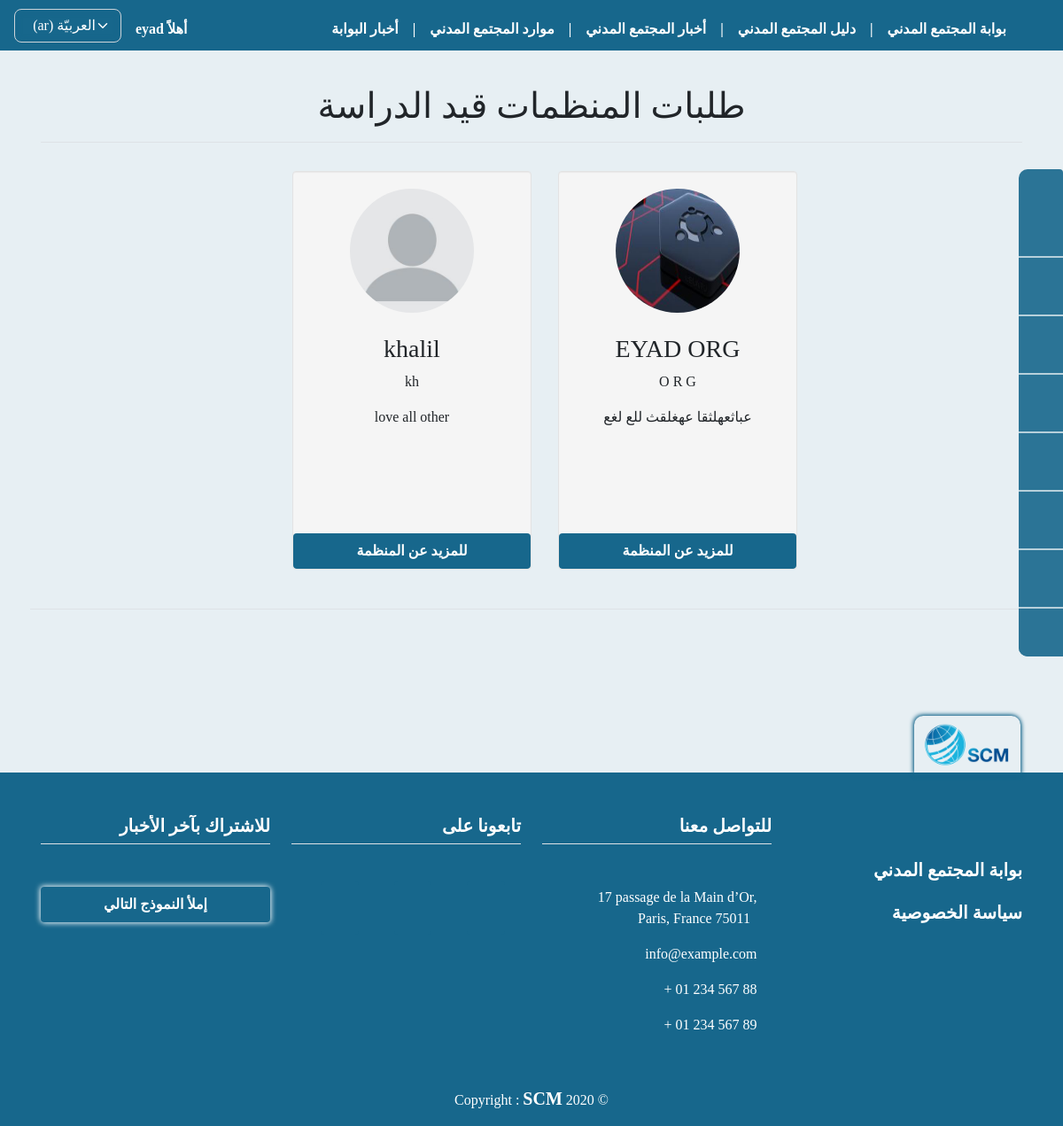
Screenshot of /orgs_orders_etude/ (signed in) with the database file from the repository.
### orgs/models.py (models this page shows, shortened)
class OrgProfile(models.Model):
    user = models.ForeignKey(
        User, on_delete=models.CASCADE, null=True, blank=True, verbose_name=_("اسم المستخدم"))
    name = models.CharField(max_length=255, null=False,
                            verbose_name=_("اسم المنظمة"))
    name_en_ku = models.CharField(max_length=255, null=True, blank=True,
                                  verbose_name=_("اسم المنظمة باللغة الانكليزية أو الكردية"))
    short_cut = models.CharField(
        max_length=255, null=True, blank=True, verbose_name=_("الاسم المختصر"))
    org_type = models.CharField(
        max_length=150, null=False, choices=MyChoices.type_CHOICES, verbose_name=_("نوع المنظمة"))
    position_work = CountryField(
        max_length=255, null=False, verbose_name=_("مكان العمل"))
    city_work = models.ForeignKey(
        City, on_delete=models.SET_NULL, null=True, blank=True, verbose_name=_("المحافظة"))
    logo = models.ImageField(upload_to="org_logos",
                             null=False, default='org_logos/default_logo.jpg', verbose_name=_("شعار المنظمة"))
    message = models.TextField(
        max_length=2000, null=False, verbose_name=_("الرؤية و الرسالة"))
    name_managing_director = models.CharField(
        max_length=255, null=True, blank=True, verbose_name=_("اسم رئيس مجلس اﻹدارة"))
    name_ceo = models.CharField(
        max_length=255, null=True, blank=True, verbose_name=_('اسم المدير التنفيذي'))
    site_web = models.URLField(
        max_length=255, null=True, blank=True, verbose_name=_('الموقع الالكتروني'))
    facebook = models.URLField(
        max_length=255, null=True, blank=True, verbose_name=_('صفحة فيسبوك'))
    twitter = models.URLField(
        max_length=255, null=True, blank=True, verbose_name=_('صفحة تويتر'))
    email = models.EmailField(max_length=255, null=True,
                              blank=True, verbose_name=_('البريد الاكتروني'))
    phone = models.CharField(max_length=100, null=True,
                             blank=True, verbose_name=_('رقم الهاتف'))
    name_person_contact = models.CharField(
        max_length=255, null=True, blank=True, verbose_name=_('اسم الشخص المسؤول عن التواصل'))
    email_person_contact = models.EmailField(
        max_length=255, null=True, blank=True, verbose_name=_('البريد الاكتروني للشخص المسؤول عن التواصل'))
    org_adress = models.CharField(
        max_length=255, null=False, verbose_name=_('عنوان المقر الرئيسي'))
    work_domain = models.CharField(
        max_length=255, choices=MyChoices.domain_CHOICES, null=False, verbose_name=_('مجال العمل'))
    target_cat = models.CharField(
        max_length=255, null=False, choices=MyChoices.target_CHOICES, verbose_name=_('الفئات المستهدفة'))
    date_of_establishment = models.CharField(
        max_length=150, null=True, blank=True, verbose_name=_('تاريخ سنة التأسيس'))
    is_org_registered = models.CharField(
        max_length=100, null=False, choices=MyChoices.bool_CHOICES, verbose_name=_('هل المنظمة مسجلة ؟'))
    org_registered_country = CountryField(
        max_length=255, null=True, blank=True, verbose_name=_("بلد التسجيل"))
    org_members_count = models.PositiveIntegerField(
        validators=[MinValueValidator(1)], null=True, blank=True, verbose_name=_('عدد اﻷعضاء'))
    org_members_womans_count = models.PositiveIntegerField(
        validators=[MinValueValidator(1)], null=True, blank=True, verbose_name=_('عدد النساء من اﻷعضاء'))
    w_polic_regulations = models.CharField(
        max_length=200, null=False, choices=MyChoices.polic_CHOICES, verbose_name=_('السياسات واللوائح المكتوبة'))
    org_member_with = models.CharField(max_length=100, null=True, blank=True, choices=MyChoices.bool_CHOICES, verbose_name=_(
        'ھل المؤسسة عضو في اي شبكة او تحالف او جسم تنسیقي؟'))
    coalition_name = models.CharField(
        max_length=255, null=True, blank=True, verbose_name=_('اسم الشبكة / التحالف'))
    publish = models.BooleanField(default=False)
    created_at = models.DateTimeField(auto_now_add=True)
    published_at = models.DateTimeField(blank=True, null=True, default=None)
    updated_at = models.DateTimeField(blank=True, null=True, default=None)

### orgs/views.py (the view)
# urls.py: path('orgs_orders_etude/', views.orgs_orders_etude, name='orgs_orders_etude'),
@login_required(login_url='signe_in')
def orgs_orders_etude(request):
    orgs = OrgProfile.objects.filter(publish=False)
    myFilter = OrgsFilter(request.GET, queryset=orgs)
    orgs = myFilter.qs
    paginator = Paginator(orgs, 12)
    page = request.GET.get('page')
    try:
        orgs = paginator.get_page(page)
    except(EmptyPage, InvalidPage):
        orgs = paginator.page(paginator.num_pages)
    context = {
        'orgs': orgs,
        'myFilter': myFilter,
    }
    return render(request, 'profiles/orgs_orders_etude.html', context)

### templates/profiles/orgs_orders_etude.html (shortened to what this page needs)
{% extends 'base.html' %}
{% load static i18n phonenumber_filters %}
{% block content%}
{% if request.user.is_authenticated and request.user.is_superuser %}
{% if orgs %}
<h1 class="pt-5 mt-5 text-center border-bottom pb-3">{% trans 'طلبات المنظمات قيد الدراسة' %}</h1>
<div class="row justify-content-center pt-4">
    <br>
    <br>
    {% for org in orgs %}
    <div class="span3 well">
        <center>
            <a href="{% url 'particip_detail' org.id %}">
                <img src="{{ org.logo.url }}" name="{{ org.name_en_ku }}" title="{{ org.name_en_ku }}" width="140"
                    height="140" class="img-circle"></a>
            <h3 class="mt-4">{{ org.name }}</h3>
            <p>{{ org.short_cut }}</p>
            <p>{{ org.message|truncatechars:80 }}</p>
            <p>
                <a href="{% url 'particip_detail' org.id %}" class="btn btn-block">
                    {% trans 'للمزيد عن المنظمة' %} </a>
            </p>
        </center>
    </div>
    {% endfor %}
    <div class="pagination row border-top mt-4 pt-4" dir="ltr">
    </div>
</div>
{% else %}
<h3> {% trans 'حالياً لا يوجد منظمات مسجله او للموافقة عليها' %} </h3>
{% endif %}
{% endif %}
{% endblock %}

### templates/combonents/main-navbar.html (shortened to what this page needs)
{% load static i18n %}
{% get_current_language as LANGUAGE_CODE %}
<nav
    class="navbar fixed-top navbar-expand-xl pt-lg-0 pb-lg-0    navbar-dark {% if not request.resolver_match.url_name == 'home' %} nav-bg {% endif %} ">
    <div class="container-fluid">
        <div class="collapse navbar-collapse" id="navbarSupportedContent">
            <ul class="navbar-nav mb-2 mb-lg-0">
                <li class="nav-item">
                    <a class="nav-link "
                        aria-current="page" href="{% url 'home' %}"> {% trans 'بوابة المجتمع المدني' %} </a>
                </li>
                <li class="nav-item d-none d-lg-block">
                    <a class="nav-link disabled" href="#" tabindex="-1" aria-disabled="true">|</a>
                </li>
                <li class="nav-item">
                    <a class="nav-link {% if request.resolver_match.url_name == 'guide' %} active {% endif %}"
                        aria-current="page" href="{% url 'guide' %}"> {% trans 'دليل المجتمع المدني' %} </a>
                </li>
                <li class="nav-item d-none d-lg-block">
                    <a class="nav-link disabled" href="#" tabindex="-1" aria-disabled="true">|</a>
                </li>
                <li class="nav-item dropdown li-news-dropdown-menu d-none d-lg-block">
                    <a class="nav-link {% if request.resolver_match.url_name == 'news' %} active {% endif %}"
                        href="{% url 'news' %}">
                        {% trans 'أخبار المجتمع المدني' %}
                    </a>
                </li>
                <li class="nav-item d-none d-lg-block">
                    <a class="nav-link disabled" href="#" tabindex="-1" aria-disabled="true">|</a>
                </li>
                <li class="nav-item dropdown li-resource-dropdown-menu d-none d-lg-block">
                    <a class="nav-link {% if request.resolver_match.url_name == 'resources' %} active {% endif %}"
                        href="{% url 'resources' %}">
                        {% trans 'موارد المجتمع المدني' %}
                    </a>
                </li>
                <li class="nav-item d-none d-lg-block">
                    <a class="nav-link disabled" href="#" tabindex="-1" aria-disabled="true">|</a>
                </li>
                <li class="nav-item">
                    <a class="nav-link {% if request.resolver_match.url_name == 'centre_news' %} active {% endif %}"
                        aria-current="page" href="{% url 'orgs_our_news' %}"> {% trans 'أخبار البوابة' %} </a>
                </li>
            </ul>
            <ul class="navbar-nav align-items-lg-center {% if LANGUAGE_CODE == 'ar' %} mr-auto
                {% else %} ml-auto {% endif %} mb-2 mb-lg-0">
                <li class="nav-item d-none d-xs-block d-sm-block d-md-block">
                    <a class="nav-link disabled" href="#" tabindex="-1" aria-disabled="true">
                    </a>
                </li>
                {% if request.user.is_authenticated %}
                <li class="nav-item dropdown mx-2 li-user-dropdown-menu d-none d-lg-block">
                    <a class="nav-link" href="#" tabindex="-1" aria-disabled="true"> <i class="fa fa-ellipsis-v mx-2"
                            aria-hidden="false"></i> {% trans 'أهلاً' %} {{user}} </a>
                </li>
                {% endif %}
                <li class="nav-item">
                    <form action="{% url 'set_language' %}" method="post" id="f-chnage-lange">
                        <div class="row">
                            <div>
                                <select
                                    class="form-select w-auto {% if LANGUAGE_CODE == 'ar' %} float-right {% else %} float-left {% endif %} {% if request.resolver_match.url_name == 'home' %} bg-trans {% endif %} "
                                    name="language" id="chnage-lange">
                                    {% get_available_languages as LANGUAGES %}
                                    {% get_language_info_list for LANGUAGES as languages %}
                                    {% for language in languages %}
                                    <option value="{{ language.code }}" {% if language.code == LANGUAGE_CODE %} selected
                                        {% endif %}>
                                        {{ language.name_local }} ({{ language.code }})
                                    </option>
                                    {% endfor %}
                                </select>
                            </div>
                        </div>
                    </form>
                        {% get_available_languages as languages %}
                </li>
            </ul>
        </div>
    </div>
</nav>

### rows the page displays
OrgProfile: logo (picture), name "EYAD ORG", short_cut "O R G", message "عباثعهلثقا عهغلقث للع لغع"
OrgProfile: logo (placeholder picture), name "khalil", short_cut "kh", message "love all other"

### other values shown
{{ user }} "eyad"
form field language "العربيّة (ar)"
